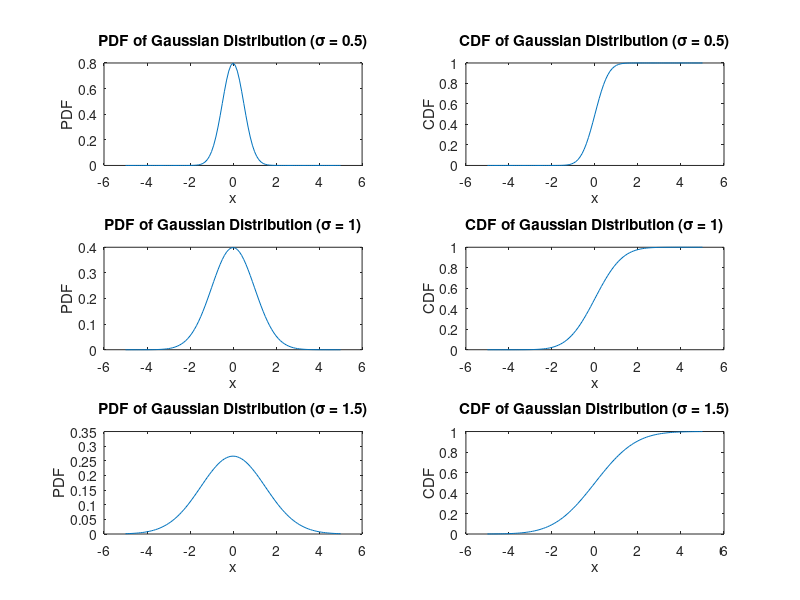

Source code (MATLAB):
%  College Name: Indian Institute of Information Technology Nagpur
%  Subject: Wireless Communication
%  Created By: Aryan Mewara
%  Created On: 1.02.2024 
%  Project Name: Pdf and Cdf of gaussian Function
%  Tool: Matlab
%  Description: 
% Define the range of x values
x_values = -5:0.1:5;

% Parameters of the Gaussian distributions
mus = [0, 0, 0]; % Means
sigmas = [0.5, 1, 1.5]; % Standard deviations

% Plot the PDF and CDF for each Gaussian distribution
figure;

% Loop over different standard deviations
for i = 1:length(sigmas)
    % Compute the PDF (probability density function) of the Gaussian distribution
    pdf_values = normpdf(x_values, mus(i), sigmas(i));
    
    % Compute the CDF (cumulative distribution function) of the Gaussian distribution
    cdf_values = normcdf(x_values, mus(i), sigmas(i));
    
    % Plot the PDF
    subplot(length(sigmas), 2, 2*i-1);
    plot(x_values, pdf_values);
    title(['PDF of Gaussian Distribution (\sigma = ', num2str(sigmas(i)), ')']);
    xlabel('x');
    ylabel('PDF');
    
    % Plot the CDF
    subplot(length(sigmas), 2, 2*i);
    plot(x_values, cdf_values);
    title(['CDF of Gaussian Distribution (\sigma = ', num2str(sigmas(i)), ')']);
    xlabel('x');
    ylabel('CDF');
end